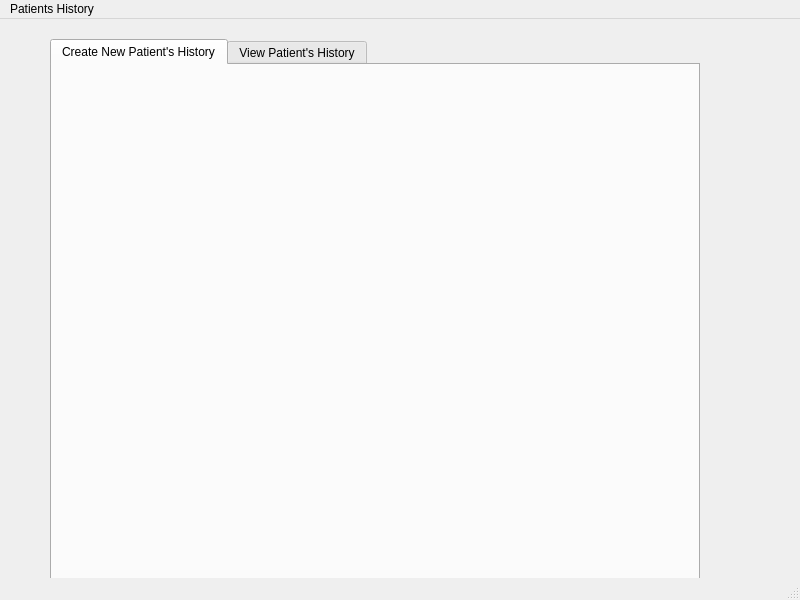
<?xml version="1.0" encoding="UTF-8"?>
<ui version="4.0">
 <class>PatientHistory</class>
 <widget class="QMainWindow" name="PatientHistory">
  <property name="geometry">
   <rect>
    <x>0</x>
    <y>0</y>
    <width>800</width>
    <height>600</height>
   </rect>
  </property>
  <property name="windowTitle">
   <string>MainWindow</string>
  </property>
  <widget class="QWidget" name="centralwidget">
   <widget class="QTabWidget" name="tabWidget">
    <property name="geometry">
     <rect>
      <x>50</x>
      <y>20</y>
      <width>650</width>
      <height>550</height>
     </rect>
    </property>
    <property name="currentIndex">
     <number>0</number>
    </property>
    <widget class="QWidget" name="tab_createNewPatient">
     <attribute name="title">
      <string>Create New Patient's History</string>
     </attribute>
    </widget>
    <widget class="QWidget" name="tab_viewPatient">
     <attribute name="title">
      <string>View Patient's History</string>
     </attribute>
    </widget>
   </widget>
  </widget>
  <widget class="QMenuBar" name="menubar">
   <property name="geometry">
    <rect>
     <x>0</x>
     <y>0</y>
     <width>800</width>
     <height>21</height>
    </rect>
   </property>
   <widget class="QMenu" name="menuPatients_History">
    <property name="title">
     <string>Patients History</string>
    </property>
   </widget>
   <addaction name="menuPatients_History"/>
  </widget>
  <widget class="QStatusBar" name="statusbar"/>
 </widget>
 <resources/>
 <connections/>
</ui>
